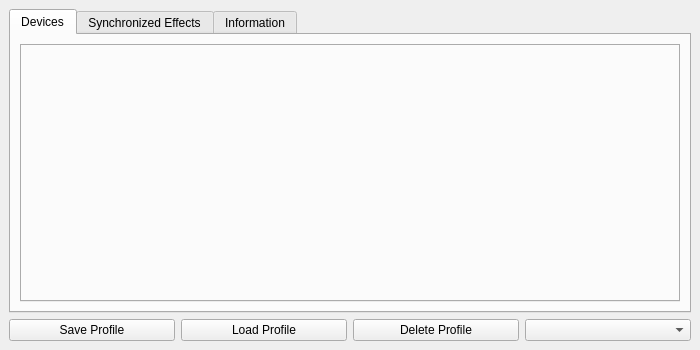
<?xml version="1.0" encoding="UTF-8"?>
<ui version="4.0">
 <class>OpenRGBDialog2Ui</class>
 <widget class="QMainWindow" name="OpenRGBDialog2Ui">
  <property name="geometry">
   <rect>
    <x>0</x>
    <y>0</y>
    <width>700</width>
    <height>350</height>
   </rect>
  </property>
  <property name="windowTitle">
   <string>OpenRGB</string>
  </property>
  <widget class="QWidget" name="centralWidget">
   <layout class="QGridLayout" name="gridLayout">
    <item row="2" column="0" colspan="4">
     <widget class="QTabWidget" name="MainTabBar">
      <property name="tabShape">
       <enum>QTabWidget::Rounded</enum>
      </property>
      <property name="currentIndex">
       <number>0</number>
      </property>
      <property name="iconSize">
       <size>
        <width>20</width>
        <height>20</height>
       </size>
      </property>
      <widget class="QWidget" name="TabDevices">
       <attribute name="title">
        <string>Devices</string>
       </attribute>
       <layout class="QGridLayout" name="gridLayout_3">
        <item row="1" column="0">
         <widget class="QTabWidget" name="DevicesTabBar">
          <property name="tabPosition">
           <enum>QTabWidget::West</enum>
          </property>
         </widget>
        </item>
       </layout>
      </widget>
      <widget class="QWidget" name="TabEffects">
       <attribute name="title">
        <string>Synchronized Effects</string>
       </attribute>
       <layout class="QGridLayout" name="gridLayout_4">
        <item row="0" column="0">
         <widget class="QTabWidget" name="EffectsTabBar">
          <property name="tabPosition">
           <enum>QTabWidget::West</enum>
          </property>
          <property name="currentIndex">
           <number>-1</number>
          </property>
         </widget>
        </item>
       </layout>
      </widget>
      <widget class="QWidget" name="TabInformation">
       <attribute name="title">
        <string>Information</string>
       </attribute>
       <layout class="QGridLayout" name="gridLayout_2">
        <item row="0" column="0">
         <widget class="QTabWidget" name="InformationTabBar">
          <property name="tabPosition">
           <enum>QTabWidget::West</enum>
          </property>
          <property name="currentIndex">
           <number>-1</number>
          </property>
         </widget>
        </item>
       </layout>
      </widget>
     </widget>
    </item>
    <item row="3" column="3">
     <widget class="QComboBox" name="ProfileBox"/>
    </item>
    <item row="3" column="1">
     <widget class="QPushButton" name="ButtonLoadProfile">
      <property name="text">
       <string>Load Profile</string>
      </property>
     </widget>
    </item>
    <item row="3" column="0">
     <widget class="QPushButton" name="ButtonSaveProfile">
      <property name="text">
       <string>Save Profile</string>
      </property>
     </widget>
    </item>
    <item row="3" column="2">
     <widget class="QPushButton" name="ButtonDeleteProfile">
      <property name="text">
       <string>Delete Profile</string>
      </property>
     </widget>
    </item>
   </layout>
  </widget>
 </widget>
 <resources/>
 <connections/>
</ui>
